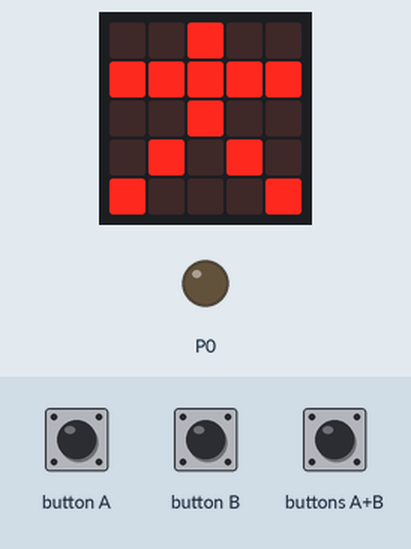
Simulated run of this program. Board: BBC micro:bit (MakeCode). Parts: the board's 5×5 LED display, output pins drawn as LEDs (lit = HIGH). Inputs (shaded band) come from the test bench.

Above: at 1.8 s.
1.9 s: button A pressed for 0.15 s
At 3.2 s:
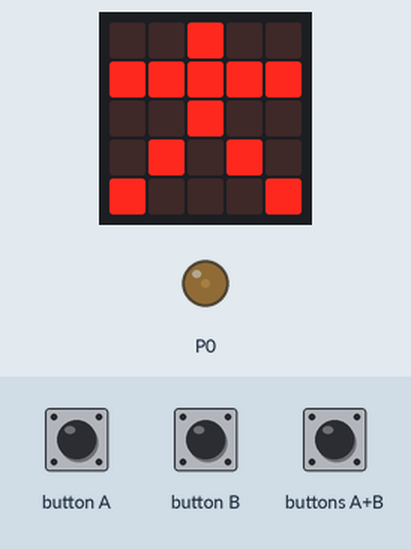
3.5 s: buttons A+B pressed for 0.15 s
At 4.7 s:
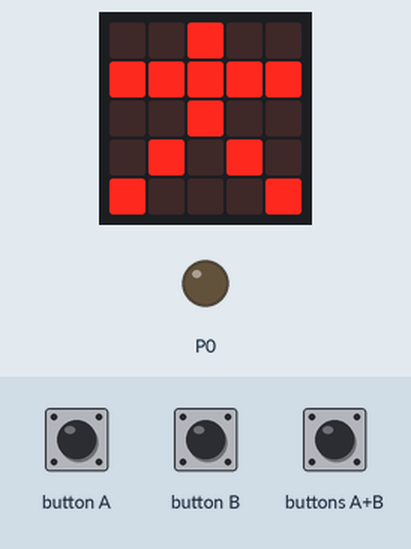
5.1 s: button A pressed 5 times (0.12 s each, 0.3 s apart)
At 6.9 s:
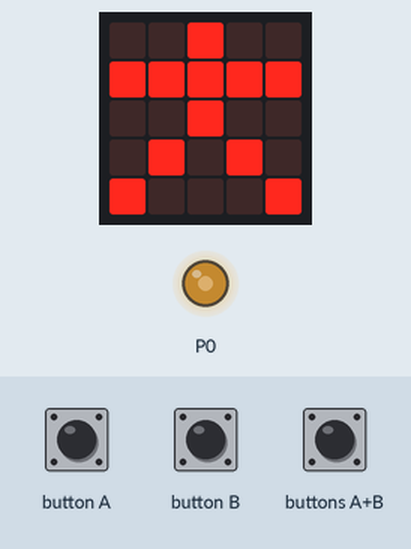
8.1 s: button A pressed for 0.15 s
At 9.4 s:
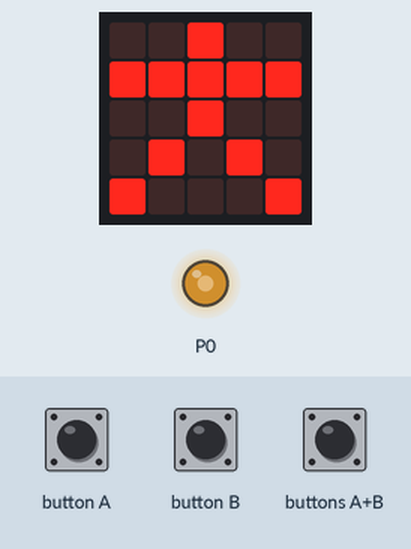
9.7 s: buttons A+B pressed for 1 s
At 11.8 s:
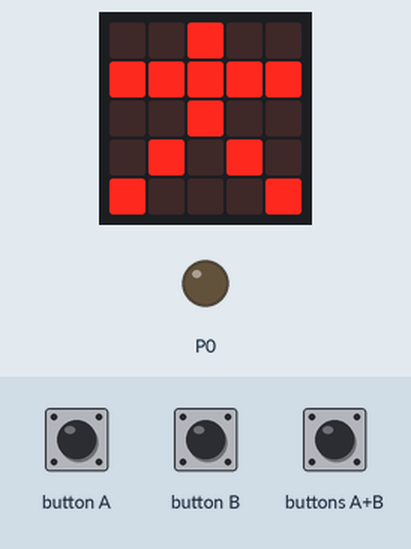
Timing chart, 0 to 13.2 s (numbered marks = the images above; inputs shaded):
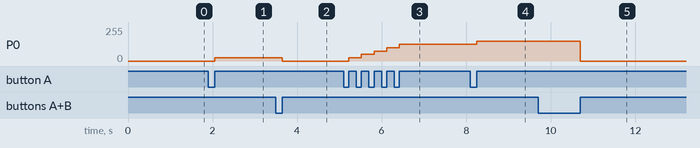

The program:

main.ts
```typescript
input.onButtonPressed(Button.A, function () {
    i += 100
    pins.analogWritePin(AnalogPin.P0, i)
})
input.onButtonPressed(Button.AB, function () {
    i = 0
    pins.analogWritePin(AnalogPin.P0, i)
})
let i = 0
basic.showIcon(IconNames.StickFigure)
```

test.ts
```typescript
// テストはここに来ます。このパッケージが拡張機能として使用されるときにはコンパイルされません。
```

Measured:
- after the input at 1.9 s, P0: 0/255 → 25/255 after 0.15 s
- after the input at 3.5 s, P0: 25/255 → 0/255 after 0.15 s
- after the input at 5.1 s, P0: moves from 0/255 to 125/255 over 1.2 s, starting after 0.12 s
- after the input at 8.1 s, P0: 125/255 → 150/255 after 0.15 s
- after the input at 9.7 s, P0: 150/255 → 0/255 after 1.0 s
